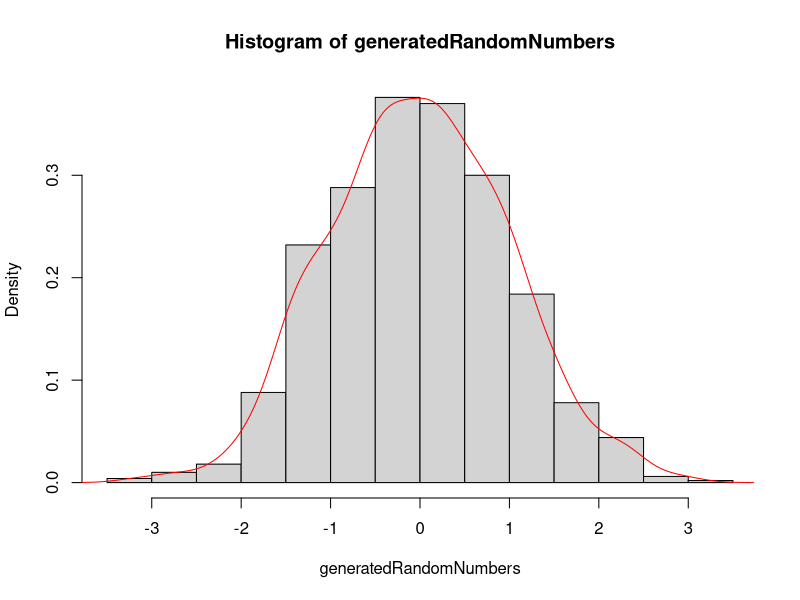

Source code (R):
## ---- chunk 1
      generatedRandomNumbers <- rnorm(1000, 0, 1)
      hist(generatedRandomNumbers,probability=TRUE)
      lines(density(generatedRandomNumbers),col="red")
